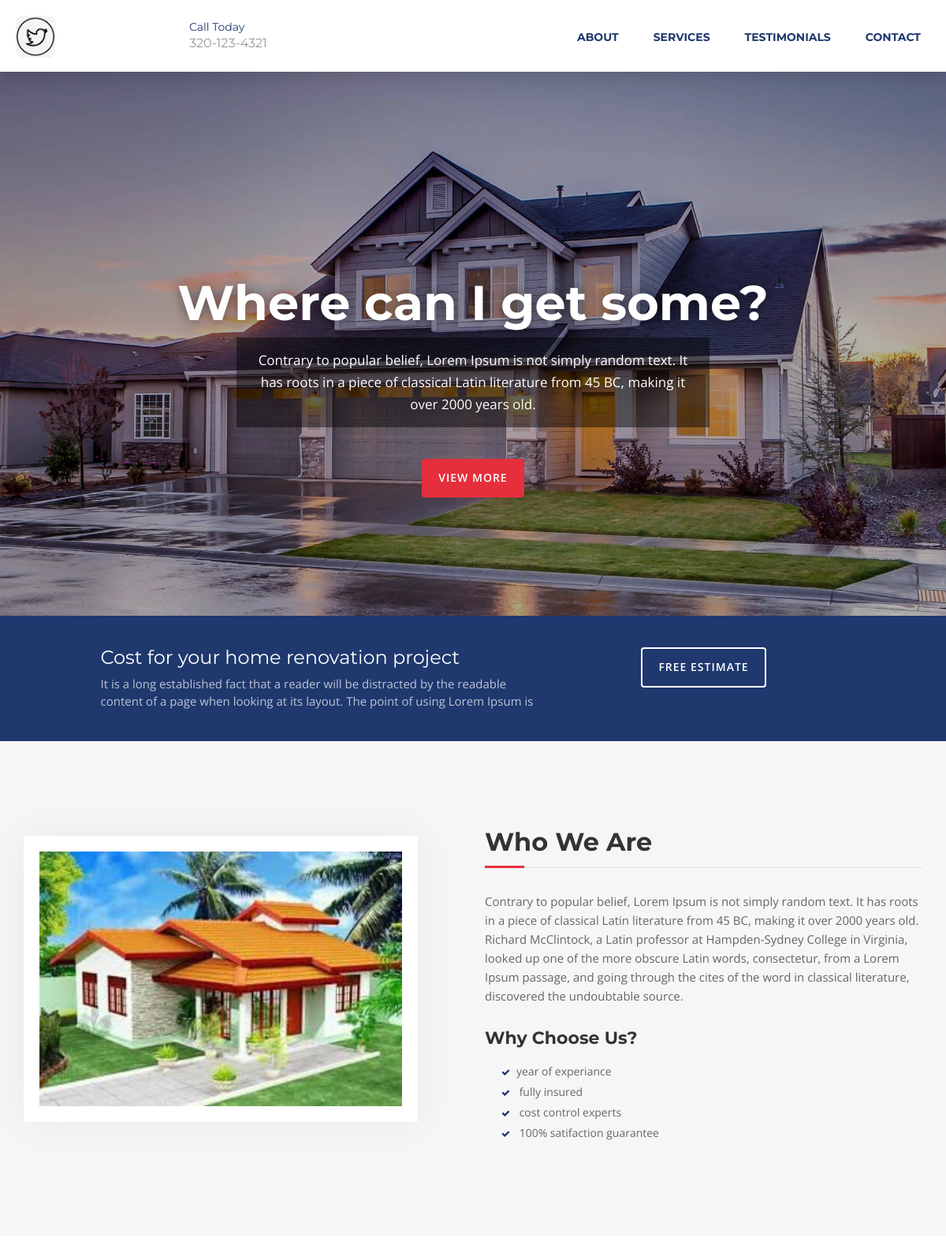
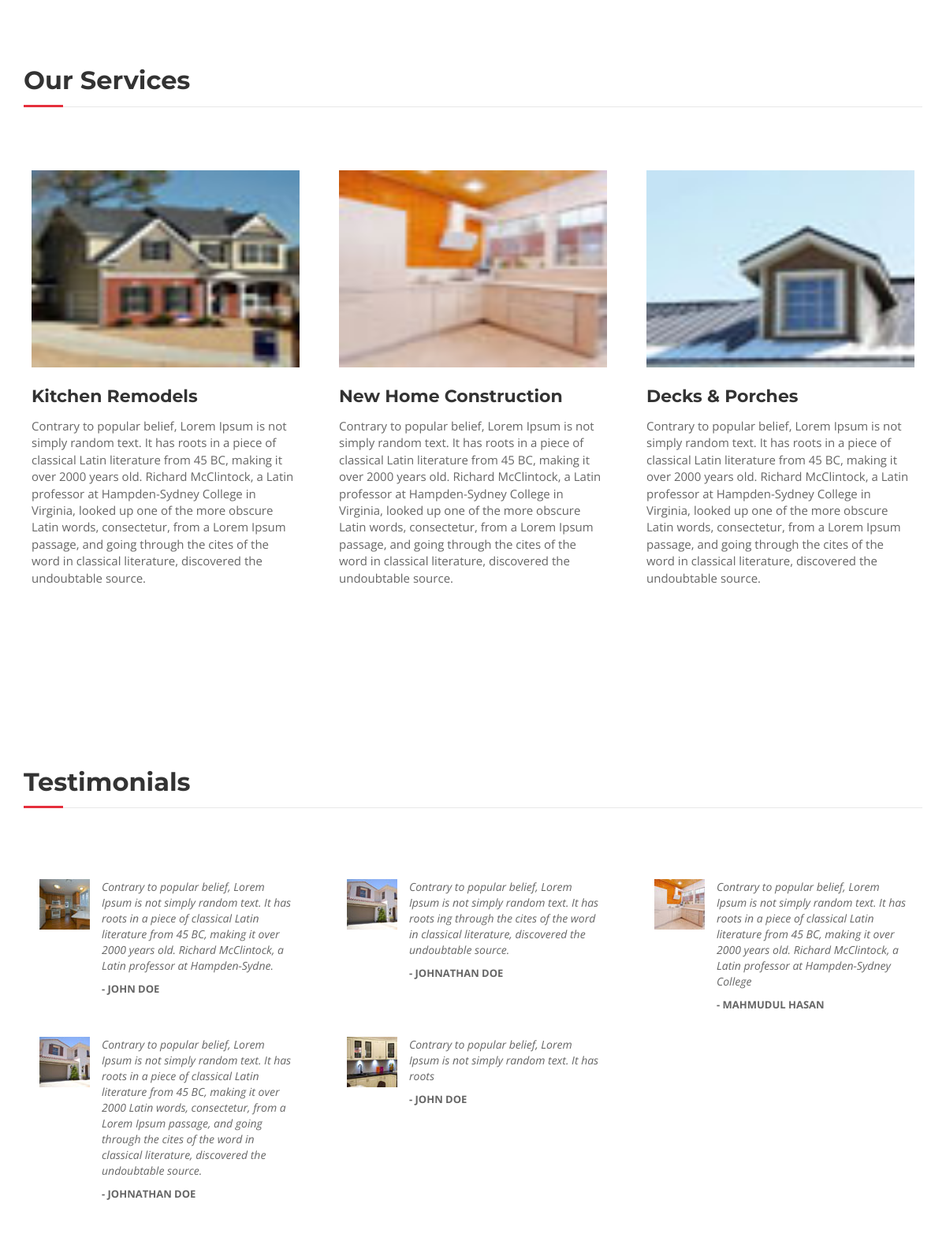
The page / (upper part) on the database its author committed (2 pictures, top to bottom).
### tables this page shows
CREATE TABLE `logoes` (
  `id` int(11) NOT NULL,
  `logo_img` varchar(200) NOT NULL,
  `logo_status` int(11) NOT NULL
);

CREATE TABLE `banners` (
  `id` int(11) NOT NULL,
  `banner_title` varchar(300) NOT NULL,
  `banner_desp` text NOT NULL,
  `banner_btn` varchar(100) NOT NULL,
  `banner_img` varchar(100) NOT NULL,
  `banner_status` int(11) NOT NULL,
  `delete_status` int(11) NOT NULL
);

CREATE TABLE `get_in_touch` (
  `id` int(11) NOT NULL,
  `get_in_touch_title` varchar(250) NOT NULL,
  `get_in_touch_desp` text NOT NULL,
  `get_in_touch_btn` varchar(100) NOT NULL,
  `get_in_touch_status` int(11) NOT NULL
);

CREATE TABLE `abouts` (
  `id` int(11) NOT NULL,
  `about_title` varchar(300) NOT NULL,
  `about_desp` text NOT NULL,
  `about_sub_title` varchar(200) NOT NULL,
  `about_features` varchar(300) NOT NULL,
  `about_img` varchar(100) NOT NULL,
  `about_status` int(11) NOT NULL
);

CREATE TABLE `services` (
  `id` int(11) NOT NULL,
  `service_title` varchar(200) NOT NULL,
  `service_desp` text NOT NULL,
  `service_img` varchar(200) NOT NULL,
  `service_status` int(11) NOT NULL
);

CREATE TABLE `testimonials` (
  `id` int(11) NOT NULL,
  `testimonials_desp` text NOT NULL,
  `testimonials_author` varchar(200) NOT NULL,
  `testimonials_img` varchar(200) NOT NULL,
  `testimonials_status` int(11) NOT NULL
);

### index.php (the view, shortened to what this page needs)
<?php
require 'db_connect.php';
$sql = "SELECT * FROM banners WHERE banner_status=1";
$sql_result = mysqli_query($db_connect, $sql);
$after_assoc = mysqli_fetch_assoc($sql_result);
$sql_about = "SELECT * FROM abouts WHERE about_status=1";
$sql_about_result = mysqli_query($db_connect, $sql_about);
$after_assoc_about = mysqli_fetch_assoc($sql_about_result);
$get_in_touch = "SELECT * FROM get_in_touch WHERE get_in_touch_status=1";
$get_in_touch_result = mysqli_query($db_connect, $get_in_touch);
$after_assoc_get_in_touch = mysqli_fetch_assoc($get_in_touch_result);
$logo = "SELECT * FROM logoes WHERE logo_status=1";
$logo_result = mysqli_query($db_connect, $logo);
$after_assoc_logo = mysqli_fetch_assoc($logo_result);
$service = "SELECT * FROM services WHERE service_status=1 ORDER BY id DESC LIMIT 3";
$service_result = mysqli_query($db_connect, $service);
$testimonials = "SELECT * FROM testimonials WHERE testimonials_status=1";
$testimonials_result = mysqli_query($db_connect, $testimonials);
?>
<!DOCTYPE html>
<html lang="en">
<head>
<link rel="stylesheet" type="text/css"  href="innova_asset/css/bootstrap.css">
<link rel="stylesheet" type="text/css" href="innova_asset/fonts/font-awesome/css/font-awesome.css">
<link rel="stylesheet" type="text/css" href="innova_asset/css/style.css">
<link rel="stylesheet" type="text/css" href="innova_asset/css/nivo-lightbox/nivo-lightbox.css">
<link rel="stylesheet" type="text/css" href="innova_asset/css/nivo-lightbox/default.css">
<link rel="stylesheet" type="text/css" href="css/my_style.css">
</head>
<body id="page-top" data-spy="scroll" data-target=".navbar-fixed-top">
<nav id="menu" class="navbar navbar-default navbar-fixed-top">
  <div class="container">
    <div class="navbar-header">
      <a class="navbar-brand page-scroll" href="#page-top"><img class="logo" src="uploads/logoes/<?php echo $after_assoc_logo['logo_img']; ?>" alt=""> </a>
      <div class="phone"><span>Call Today</span>320-123-4321</div>
    </div>
    <div class="collapse navbar-collapse" id="bs-example-navbar-collapse-1">
      <ul class="nav navbar-nav navbar-right">
        <li><a href="#about" class="page-scroll">About</a></li>
        <li><a href="#services" class="page-scroll">Services</a></li>
        <li><a href="#testimonials" class="page-scroll">Testimonials</a></li>
        <li><a href="#contact" class="page-scroll">Contact</a></li>
      </ul>
    </div>
  </div>
</nav>
<header id="header">
  <div class="intro" style="background: url(uploads/banners/<?php echo $after_assoc['banner_img'] ?>) no-repeat; background-size: cover !important;">
    <div class="overlay">
      <div class="container">
        <div class="row">
          <div class="col-md-8 col-md-offset-2 intro-text">
                <h1>
                  <?php echo $after_assoc['banner_title'] ?>
                </h1>
                <p><?php echo $after_assoc['banner_desp'] ?></p>
                <a href="#about" class="btn btn-custom btn-lg page-scroll"><?php echo $after_assoc['banner_btn']; ?></a>
          </div>
        </div>
      </div>
    </div>
  </div>
</header>
<div id="get-touch">
  <div class="container">
    <div class="row">
      <div class="col-xs-12 col-md-6 col-md-offset-1">
        <h3><?php echo $after_assoc_get_in_touch['get_in_touch_title']; ?></h3>
        <p><?php echo $after_assoc_get_in_touch['get_in_touch_desp']; ?></p>
      </div>
      <div class="col-xs-12 col-md-4 text-center"><a href="#contact" class="btn btn-custom btn-lg page-scroll"><?php echo $after_assoc_get_in_touch['get_in_touch_btn']; ?></a></div>
    </div>
  </div>
</div>
<div id="about">
  <div class="container">
    <div class="row">
      <div class="col-xs-12 col-md-6"> <img src="uploads/abouts/<?php echo $after_assoc_about['about_img']; ?>" class="img-responsive" alt=""> </div>
      <div class="col-xs-12 col-md-6">
        <div class="about-text">
          <h2><?php echo $after_assoc_about['about_title'] ?></h2>
          <p><?php echo $after_assoc_about['about_desp'] ?></p>
          <h3><?php echo $after_assoc_about['about_sub_title'] ?></h3>
          <div class="list-style">
            <div class="col-lg-12 col-sm-12 col-xs-12">
              <ul>
                <?php
                $after_explode = explode(',' , $after_assoc_about['about_features']);
                foreach ($after_explode as $value) { ?>
                  <li><?php echo $value ?></li>
                <?php } ?>
              </ul>
            </div>
          </div>
        </div>
      </div>
    </div>
  </div>
</div>
<div id="services">
  <div class="container">
    <div class="section-title">
      <h2>Our Services</h2>
    </div>
    <div class="row">
      <?php foreach ($service_result as $value) { ?>
        <div class="col-md-4 service">
          <div class="service-media service_img"> <img src="uploads/services/<?php echo $value['service_img'] ?>" alt=" "> </div>
          <div class="service-desc">
            <h3><?php echo $value['service_title'] ?></h3>
            <p><?php echo $value['service_desp'] ?></p>
          </div>
        </div>
      <?php } ?>
    </div>
  </div>
</div>
<div id="testimonials">
  <div class="container">
    <div class="section-title">
      <h2>Testimonials</h2>
    </div>
    <div class="row">
      <?php foreach ($testimonials_result as $value) { ?>
        <div class="col-md-4 testimonials">
          <div class="testimonial">
            <div class="testimonial-image"> <img src="uploads/testimonials/<?php echo $value['testimonials_img'] ?>" alt="<?php $value['testimonials_img'] ?>"> </div>
            <div class="testimonial-content">
              <p><?php echo $value['testimonials_desp'] ?></p>
              <div class="testimonial-meta"> - <?php echo $value['testimonials_author'] ?> </div>
            </div>
          </div>
        </div>
      <?php } ?>
    </div>
  </div>
</div>
</body>
</html>

### innova_asset/css/style.css (style rules this page uses)
body, html { font-family: 'Open Sans', sans-serif; text-rendering: optimizeLegibility !important; -webkit-font-smoothing: antialiased !important; color: #666; font-weight: 400; width: 100% !important; height: 100% !important; }
h2 { font-family: 'Montserrat', sans-serif; margin: 0 0 20px 0; font-weight: 700; font-size: 32px; color: #333; }
h3 { font-family: 'Montserrat', sans-serif; font-size: 22px; font-weight: 700; color: #333; }
p { font-size: 15px; }
a { color: #1f386e; font-weight: 400; }
ul, ol { list-style: none; }
ul, ol { padding: 0; webkit-padding: 0; moz-padding: 0; }
#menu { padding: 20px; transition: all 0.8s; }
#menu.navbar-default { background-color: #fff; border-color: rgba(231, 231, 231, 0); box-shadow: 0 0 30px rgba(0,0,0,0.2) }
#menu a.navbar-brand { font-family: 'Montserrat', sans-serif; font-size: 32px; font-weight: 700; color: #1f386e; text-transform: uppercase; letter-spacing: -1px; }
#menu.navbar-default .navbar-nav > li > a { font-family: 'Montserrat', sans-serif; text-transform: uppercase; color: #1f386e; font-size: 14px; font-weight: 700; padding: 8px 2px; border-radius: 0; margin: 9px 20px 0 20px; }
#menu .phone { font-family: 'Montserrat', sans-serif; margin: 4px 0 0 120px; float: left; font-size: 16px; font-weight: 400; color: #999; }
#menu .phone span { font-size: 14px; display: block; color: #1f386e; }
.section-title { margin-bottom: 70px; }
.section-title h2 { position: relative; margin-top: 10px; margin-bottom: 15px; padding-bottom: 15px; border-bottom: 1px solid rgba(0, 0, 0, 0.09); }
.section-title h2::after { position: absolute; content: ""; background-color: #e52f3c; height: 3px; width: 50px; bottom: -1px; left: 0; }
.btn-custom { text-transform: uppercase; color: #fff; background-color: #e52f3c; padding: 14px 20px; letter-spacing: 1px; margin: 0; font-size: 14px; font-weight: 600; border-radius: 4px; transition: all 0.3s; }
.intro { display: table; width: 100%; padding: 0; background-color: #e5e5e5; -webkit-background-size: cover; -moz-background-size: cover; background-size: cover; -o-background-size: cover; }
.intro .overlay { background: rgba(0,0,0,0.3); }
.intro h1 { font-family: 'Montserrat', sans-serif; color: #fff; font-size: 62px; font-weight: 700; margin-top: 0; margin-bottom: 10px; text-shadow: 0 0 15px rgba(0,0,0,0.5) }
.intro p { color: #fff; font-size: 17px; line-height: 28px; padding: 15px; max-width: 600px; margin: 0 auto; margin-bottom: 40px; background: rgba(0,0,0,.45); }
header .intro-text { padding-top: 350px; padding-bottom: 150px; text-align: center; }
#get-touch { padding: 40px 0 30px; color: rgba(255,255,255,.7); background: #1f386e; }
#get-touch h3 { font-size: 24px; font-weight: 400; color: #fff; margin: 0 0 10px 0; }
#get-touch .btn-custom { margin: 0; background: transparent; border: 2px solid #fff; }
#about { padding: 110px 0; background: #f6f6f6; }
#about h3 { font-size: 22px; margin: 0 0 20px 0; }
#about h2 { position: relative; margin-bottom: 15px; padding-bottom: 15px; border-bottom: 1px solid rgba(0, 0, 0, 0.09); }
#about h2::after { position: absolute; content: ""; background-color: #e52f3c; height: 3px; width: 50px; bottom: -1px; left: 0; }
#about .about-text li { margin-bottom: 6px; margin-left: 6px; list-style: none; padding: 0; }
#about .about-text li:before { content: '\f00c'; font-family: 'FontAwesome'; color: #1f386e; font-size: 11px; font-weight: 300; padding-right: 8px; }
#about img { padding: 20px; width: 500px; margin-top: 10px; background: #fff; border-right: 0; box-shadow: 0 0 50px rgba(0,0,0,0.06); }
#about p { line-height: 24px; margin: 30px 0; }
#services { padding: 100px 0; }
#services .service-media { margin: 10px; }
#services .service-media img { position: relative; display: block; width: 100%; height: 250px; }
#services .service-desc { margin: 10px 10px 20px; }
#services h3 { font-weight: 700; padding: 5px 0; }
#testimonials { padding: 100px 0; }
.testimonial { position: relative; padding: 20px; }
.testimonial-image { float: left; margin-right: 15px; }
.testimonial-image, .testimonial-image img { display: block; width: 64px; height: 64px; }
.testimonial-content { position: relative; overflow: hidden; }
.testimonial-content p { margin-bottom: 0; font-size: 14px; font-style: italic; }
.testimonial-meta { margin-top: 10px; font-size: 13px; font-weight: bold; text-transform: uppercase; }

### rows shown on the page
logoes: logo_img (picture)
banners: banner_img (picture), banner_title "Where can I get some?", banner_desp "Contrary to popular belief, Lorem Ipsum is not simply random text. It has roots in a piece of classical Latin literature from 45 BC, making it over 2000 years old.", banner_btn "VIEW MORE"
get_in_touch: get_in_touch_title "Cost for your home renovation project", get_in_touch_desp "It is a long established fact that a reader will be distracted by the readable content of a page when looking at its layout. The point of using Lorem Ipsum is", get_in_touch_btn "FREE ESTIMATE"
abouts: about_img (picture), about_title "Who We Are", about_desp "Contrary to popular belief, Lorem Ipsum is not simply random text. It has roots in a piece of classical Latin literature from 45 BC, making it over 2000 years old. Richard McClintock, a Latin professor at Hampden-Sydney College in Virginia, looked up one of the more obscure Latin words, consectetur, from a Lorem Ipsum passage, and going through the cites of the word in classical literature, discovered the undoubtable source.", about_sub_title "Why Choose Us?", about_features "year of experiance", about_features "fully insured", about_features "cost control experts", about_features "100% satifaction guarantee"
services: service_img (picture), service_title "Kitchen Remodels", service_desp "Contrary to popular belief, Lorem Ipsum is not simply random text. It has roots in a piece of classical Latin literature from 45 BC, making it over 2000 years old. Richard McClintock, a Latin professor at Hampden-Sydney College in Virginia, looked up one of the more obscure Latin words, consectetur, from a Lorem Ipsum passage, and going through the cites of the word in classical literature, discovered the undoubtable source."
services: service_img (picture), service_title "New Home Construction", service_desp "Contrary to popular belief, Lorem Ipsum is not simply random text. It has roots in a piece of classical Latin literature from 45 BC, making it over 2000 years old. Richard McClintock, a Latin professor at Hampden-Sydney College in Virginia, looked up one of the more obscure Latin words, consectetur, from a Lorem Ipsum passage, and going through the cites of the word in classical literature, discovered the undoubtable source."
services: service_img (picture), service_title "Decks & Porches", service_desp "Contrary to popular belief, Lorem Ipsum is not simply random text. It has roots in a piece of classical Latin literature from 45 BC, making it over 2000 years old. Richard McClintock, a Latin professor at Hampden-Sydney College in Virginia, looked up one of the more obscure Latin words, consectetur, from a Lorem Ipsum passage, and going through the cites of the word in classical literature, discovered the undoubtable source."
testimonials: testimonials_img (picture), testimonials_desp "Contrary to popular belief, Lorem Ipsum is not simply random text. It has roots in a piece of classical Latin literature from 45 BC, making it over 2000 years old. Richard McClintock, a Latin professor at Hampden-Sydne.", testimonials_author "JOHN DOE"
testimonials: testimonials_img (picture), testimonials_desp "Contrary to popular belief, Lorem Ipsum is not simply random text. It has roots ing through the cites of the word in classical literature, discovered the undoubtable source.", testimonials_author "JOHNATHAN DOE"
testimonials: testimonials_img (picture), testimonials_desp "Contrary to popular belief, Lorem Ipsum is not simply random text. It has roots in a piece of classical Latin literature from 45 BC, making it over 2000 years old. Richard McClintock, a Latin professor at Hampden-Sydney College", testimonials_author "MAHMUDUL HASAN"
testimonials: testimonials_img (picture), testimonials_desp "Contrary to popular belief, Lorem Ipsum is not simply random text. It has roots in a piece of classical Latin literature from 45 BC, making it over 2000 Latin words, consectetur, from a Lorem Ipsum passage, and going through the cites of the word in classical literature, discovered the undoubtable source.", testimonials_author "JOHNATHAN DOE"
testimonials: testimonials_img (picture), testimonials_desp "Contrary to popular belief, Lorem Ipsum is not simply random text. It has roots", testimonials_author "JOHN DOE"
